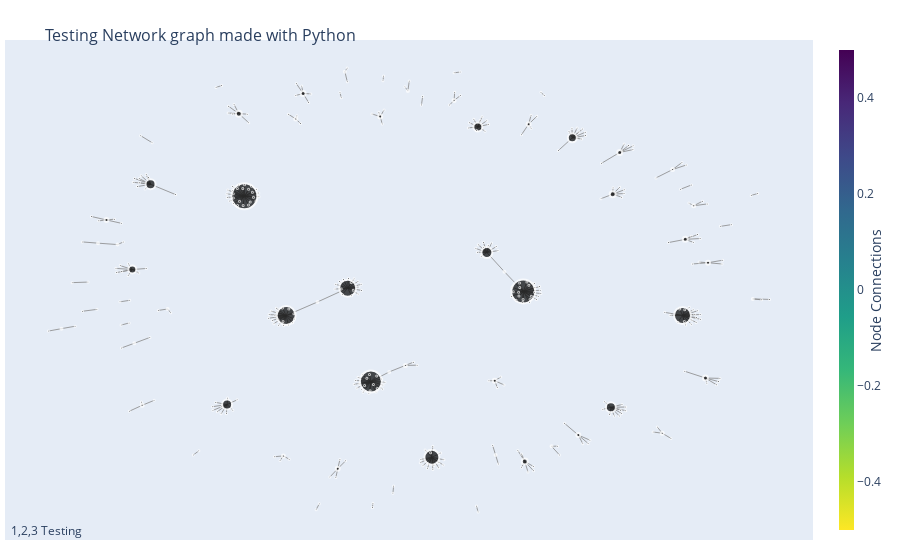

Notebook source saved alongside this figure:
### Markdown cell above
## Full Network by size

### Code cell
G, pos_ = graph_nx_class(df_group)
node_adjacencies = make_graph_nx(G,pos_, 'size')

### Figure 1 — Plotly figure (JSON) as saved in the notebook; plotly's stock layout.template omitted (floating-point values rounded to 4 significant figures; data arrays with more than 128 entries replaced by an {"elided": "..."} marker saying what was removed)
{"data": [{"hoverinfo": "none", "line": {"color": "#888", "width": 0.8}, "mode": "lines", "type": "scatter", "x": {"elided": "1005 float values"}, "y": {"elided": "1005 float values"}}, {"hoverinfo": "text", "marker": {"color": [], "colorbar": {"thickness": 15, "title": {"side": "right", "text": "Node Connections"}, "xanchor": "left"}, "colorscale": [[0, "#440154"], [0.1111, "#482878"], [0.2222, "#3e4989"], [0.3333, "#31688e"], [0.4444, "#26828e"], [0.5556, "#1f9e89"], [0.6667, "#35b779"], [0.7778, "#6ece58"], [0.8889, "#b5de2b"], [1, "#fde725"]], "line": {"width": 2}, "reversescale": true, "showscale": true, "size": {"elided": "396 int values"}}, "mode": "markers", "text": {"elided": "396 str values"}, "type": "scatter", "x": {"elided": "396 float values"}, "y": {"elided": "396 float values"}}], "layout": {"annotations": [{"showarrow": false, "text": "1,2,3 Testing", "x": 0.005, "xref": "paper", "y": -0.002, "yref": "paper"}], "hovermode": "closest", "margin": {"b": 20, "l": 5, "r": 5, "t": 40}, "showlegend": false, "title": {"font": {"size": 16}, "text": "<br>Testing Network graph made with Python"}, "xaxis": {"showgrid": false, "showticklabels": false, "zeroline": false}, "yaxis": {"showgrid": false, "showticklabels": false, "zeroline": false}}}
